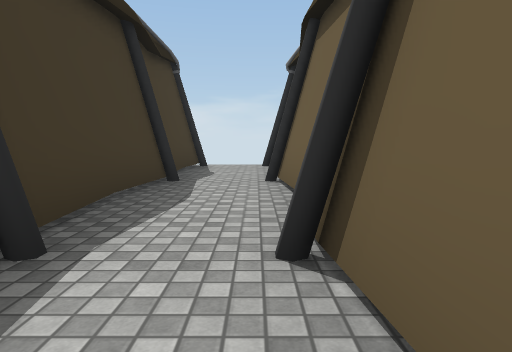
[1] (above)

14 first-person views from a walk through a 3-D level made in the Unity game engine. The camera is 1.2 m above the floor, tilts 6° down and sees 75° across. The floor is counted in squares, 2 m on a side. Each view is taken from the middle of a square. On the plan, view 1 faces up. The plan holds only what a view shows up to about 10 squares ahead; the rest is blank. The place goes on beyond the plan. Some animated figures are left out. Some surface patterns are stand-ins.

[2]
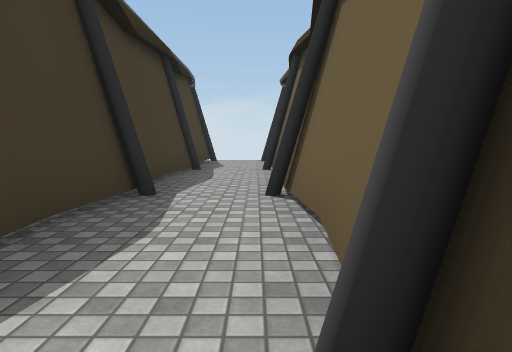

[3]
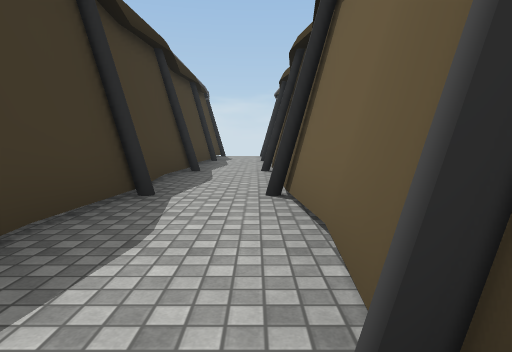

[4]
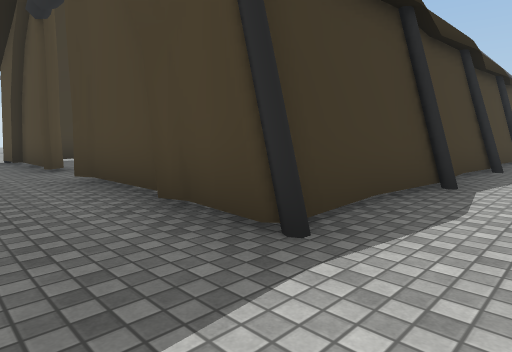

[5]
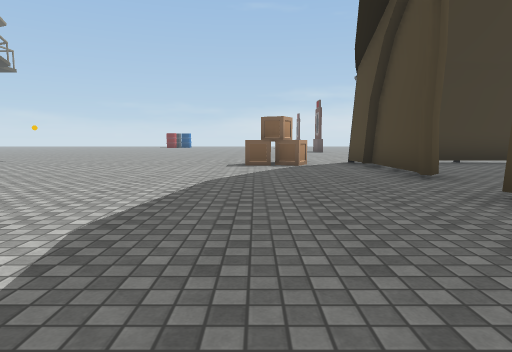

[6]
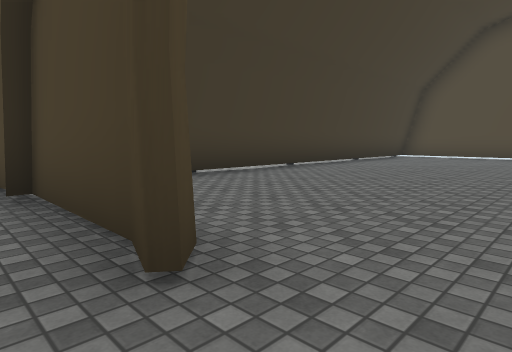

[7]
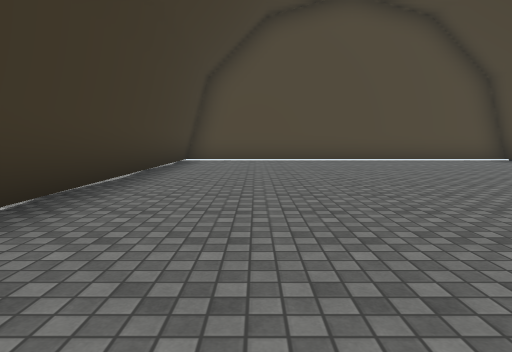

[8]
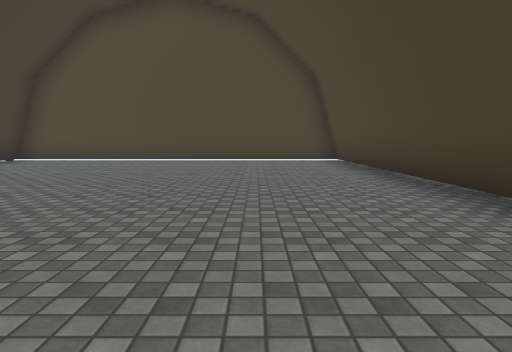

[9]
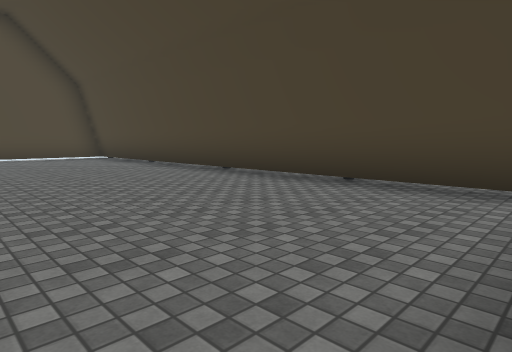

[10]
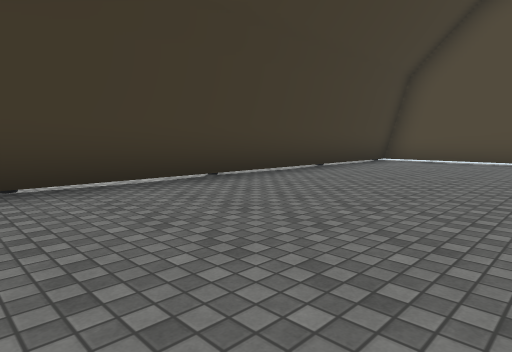

[11]
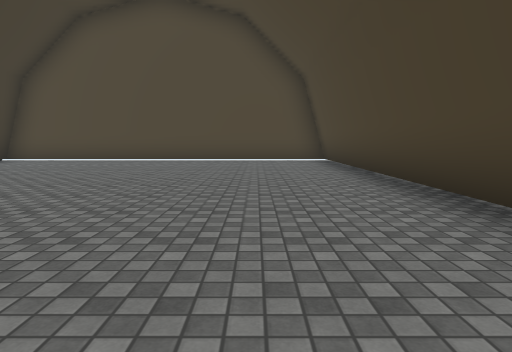

[12]
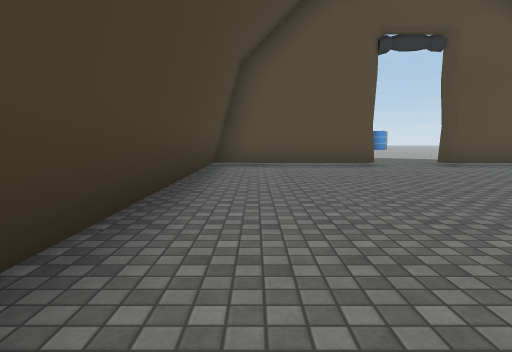

[13]
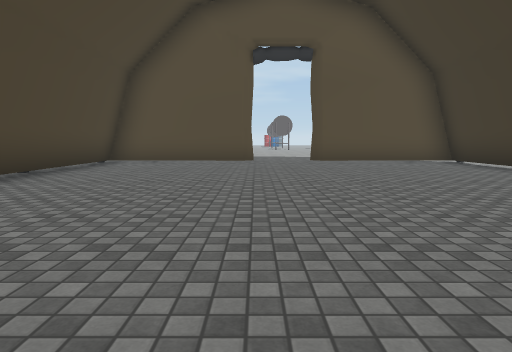

[14]
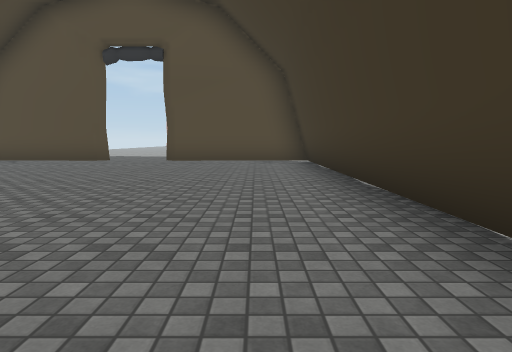

### Floor plan
Key: @ floor where view 1 was taken; # wall or solid block; . floor; = window, fence, low wall or low ledge; T thing the floor can be seen under or through; O other object.
Columns run from 12 left of view 1 to 10 right of it. Each row starts with its distance up from view 1.
  8  ##########..##########
  7  #........#..#........#
  6  #........#..#........#
  5  #........##.#........#
  4  #........#=.T........#
  3 .#........#..T........#
  2 .#........##.T........#
  1 .#........##.T........#
  0 .#........#.@T........#
 -1 .#........##.T........#
 -2  #........##.T........#
 -3  #........#..T........#
 -4  ####..####..####..TTT#
 -5  ......................
 -6   O..........   ..
 -7  .O........
 -8 ..........
 -9 .........
-10 ........
-11 ......
-12 .....
-13 ...
-14 ..

Positions as (right, up) in squares from view 1, and headings:
1: (0, 0), facing up
2: (0, -2), facing up
3: (0, -5), facing up
4: (0, -6), facing up-left
5: (-2, -7), facing left
6: (-6, -5), facing up-left
7: (-9, -2), facing up
8: (-4, -2), facing up
9: (-6, -4), facing up-right
10: (5, -2), facing up-left
11: (8, -2), facing up
12: (9, 4), facing down
13: (6, 5), facing down
14: (2, 5), facing down
